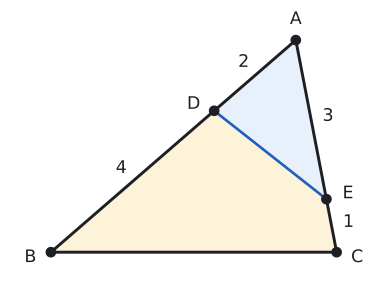

Recreate this plot in Python.
# Alıştırma 11: |AD| = 2, |DB| = 4, |AE| = 3, |EC| = 1; m(A) = 60° (cevap açıya bağlı değil).
import sys; sys.path.insert(0, "tools")
from cizim import *

P = lambda x, y: np.array([float(x), float(y)])
uz = lambda X, Y: float(np.linalg.norm(X - Y))
def dik(K, X, Y, r):
    """K köşesinde KX ile KY arasındaki dik açı işareti (r: kenar boyu)."""
    a_ = (X - K) / uz(X, K) * r; b_ = (Y - K) / uz(Y, K) * r
    ax.plot(*zip(K + a_, K + a_ + b_, K + b_), color=SOLUK, lw=1.3)
def kenar(X, Y, metin, G, d, renk=YAZI, fs=13):
    """[XY] kenarının ortasına, G'den uzak yana d kadar açıkta etiket."""
    M = (X + Y) / 2; t = (Y - X) / uz(X, Y); n = np.array([-t[1], t[0]])
    if np.dot(n, M - G) < 0: n = -n
    ax.text(*(M + d * n), metin, ha="center", va="center", color=renk, fontsize=fs)
def olcu(X, Y, metin, kay, renk=SOLUK, fs=13):
    """X ile Y arasında, kay vektörü kadar kaydırılmış oklu ölçü çizgisi; yazı çizginin dışında."""
    kay = np.array(kay, dtype=float); X2, Y2 = X + kay, Y + kay
    ax.annotate("", xy=Y2, xytext=X2, arrowprops=dict(arrowstyle="<->", color=renk, lw=1.2, shrinkA=0, shrinkB=0))
    for Z in (X, Y): ax.plot(*zip(Z + kay * 0.6, Z + kay * 1.4), color=renk, lw=1)
    M = (X2 + Y2) / 2 + 0.75 * kay
    ax.text(*M, metin, ha="center", va="center", color=YAZI, fontsize=fs)
def harf(X, ad, dx, dy, renk=YAZI):
    nokta(ax, *X, "", renk=renk)
    ax.text(X[0] + dx, X[1] + dy, ad, ha="center", va="center", color=renk, fontsize=13)
def tik(X, Y, n=1, r=0.22, renk=SOLUK):
    """[XY] parçasının ortasına n adet eşitlik çentiği."""
    M = (X + Y) / 2; t = (Y - X) / uz(X, Y); nn = np.array([-t[1], t[0]])
    for i in range(n):
        Q = M + (i - (n - 1) / 2) * 0.16 * t
        ax.plot(*zip(Q - r * nn, Q + r * nn), color=renk, lw=1.3)
def alan(X, Y, Z):
    """XYZ üçgeninin alanı (kontrol için)."""
    u, v = Y - X, Z - X
    return abs(u[0] * v[1] - u[1] * v[0]) / 2
a = np.radians(60)
A0, B0, C0 = P(0, 0), 6 * P(1, 0), 4 * P(np.cos(a), np.sin(a))
t = np.arctan2(*(C0 - B0)[::-1]); R = np.array([[np.cos(-t), -np.sin(-t)], [np.sin(-t), np.cos(-t)]])
A, B, C = [R @ (X - B0) for X in (A0, B0, C0)]
if A[1] < 0: A, B, C = [P(X[0], -X[1]) for X in (A, B, C)]
D, E = A + (B - A) * 2 / 6, A + (C - A) * 3 / 4
print("AB", round(uz(A, B), 4), "AC", round(uz(A, C), 4), "AD", round(uz(A, D), 4), "AE", round(uz(A, E), 4),
      "A(ADE)/A(DBCE)", round(alan(A, D, E) / (alan(A, B, C) - alan(A, D, E)), 4))
G = (A + B + C) / 3
fig, ax = sekil(5.2, 3.6)
ax.set_aspect("equal"); ax.axis("off")
ax.add_patch(patches.Polygon([A, D, E], closed=True, facecolor=MAVI_ACIK, edgecolor="none"))
ax.add_patch(patches.Polygon([D, B, C, E], closed=True, facecolor=SARI_ACIK, edgecolor="none"))
ax.plot(*zip(B, C, A, B), color=YAZI); ax.plot(*zip(D, E), color=MAVI, lw=2)
harf(A, "A", 0, 0.38); harf(B, "B", -0.38, -0.1); harf(C, "C", 0.38, -0.1); harf(D, "D", -0.38, 0.12); harf(E, "E", 0.4, 0.1)
kenar(A, D, "2", G, 0.32); kenar(D, B, "4", G, 0.32); kenar(A, E, "3", G, 0.32); kenar(E, C, "1", G, 0.32)
xs = [X[0] for X in (A, B, C)]; ys = [X[1] for X in (A, B, C)]
ax.set_xlim(min(xs) - 0.8, max(xs) + 0.8); ax.set_ylim(min(ys) - 0.4, max(ys) + 0.6)
kaydet(fig, __file__)
